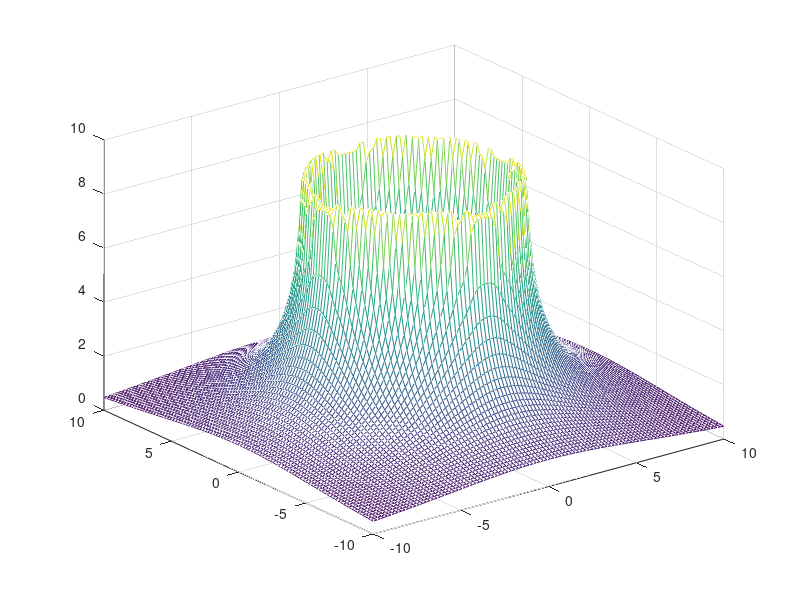
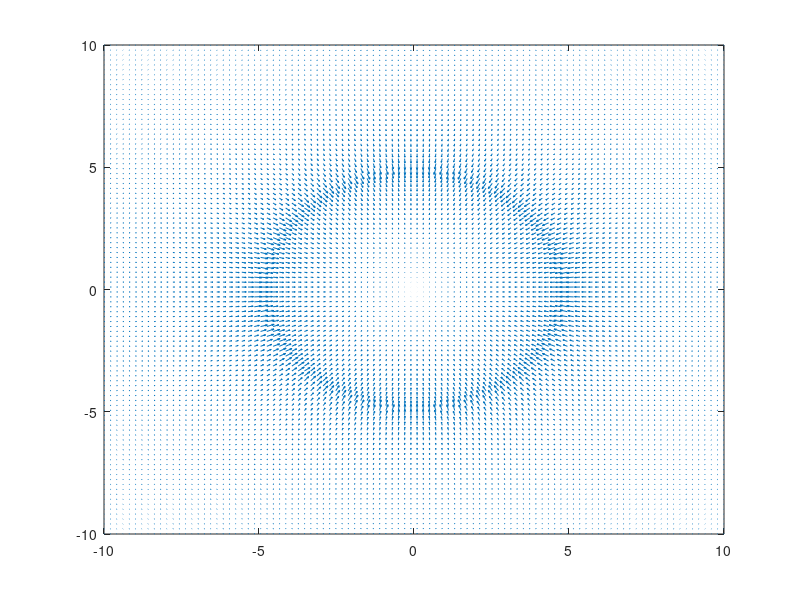

These charts were generated, in order, by the following MATLAB code:
% napisane w octave

%
%  grid paremeters
%

% from where to where
x1 = -10;
x2 = 10;
y1 = -10;
y2 = 10;

% number of points
n = 100;


%
%  circle parameters
%

% size
r = 5;

% position
position = [0, 0];

% charge of the whole circle
charge = 10e-9;

%
%  calculating the charge of the single point inside the circle
%

% point "area"
point_area = (x2-x1)/(n-1) * (y2-y1)/(n-1);

% circle area
area = pi*r^2;

% how many points are in the circle
number_of_points = area/point_area;

% charge of the single point
point_charge = charge/number_of_points;

%
% making the circle
%

% grid
[X, Y] = meshgrid(linspace(x1, x2, n), linspace(y1, y2, n));

% circle equation
Z = (X-position(1)).^2 + (Y-position(2)).^2 - r^2;

% normalization(?)
% basically everything positive goes to 1 and everything negative goes to -1 and 0 goes to undefined :(
Z = abs(Z)./Z;

% some transformations to make the inside of the circle equal to 1 and outside equal to 0
Z = (-Z+1)/2;

% we make the height of the circle equal to the point charge and we are done
Z = Z*point_charge;

% because we are using abs(x)/x if we choose the paremeters just right we can NaN'd some values
% and at the end the total charge of all the points will not add up to the inputed charge at the start
% but I'd say that we can ignore those situations. mathematical proof or something below:
% limit from 0 to infinity of area/perimeter = 0 so those few points can be safely ignored when n is large enough

%plot of our circle
%mesh(X, Y, Z)

%
%  calculating the field
%

% some constants
k = 9e9;

% initialization of some arrays that get their value from a loop
E_x_total = zeros(n, n);
E_y_total = zeros(n, n);


for i = 1:numel(Z) % loop through all points on the grid
  % current point
  point = [X(i), Y(i)];

  % distances from the current point to all others
  r_x = X-point(1);
  r_y = Y-point(2);

  % true distance from this one to all others
  r = sqrt((r_x.^2 + r_y.^2));

  % strength of the electric field that this point(location in the array) produces in current point(this one above)
  E_x = (k * Z .* r_x ./ r.^3);
  E_y = (k * Z .* r_y ./ r.^3);

  % there is division by 0 in the formula and it procudes some NaNs so we get rid of them
  E_x(i) = 0;
  E_y(i) = 0;

  % we sum all electric fields results go get the final electric field that acts upon current point
  E_x_total(i) = sum(E_x(:));
  E_y_total(i) = sum(E_y(:));
end
% we sum the field acting in x and y directions for the 3d plot of the strength of the electric field
E_total = sqrt(E_x_total.^2 + E_y_total.^2)

figure;
mesh(X, Y, E_total)

%plot of the directions of the field
figure;
quiver(X, Y, E_x_total, E_y_total)

% wydaje mi się że jest dobrze zrobione ale idk jak wygląda pole w środku obiektów więc nie jestem 100% pewien



